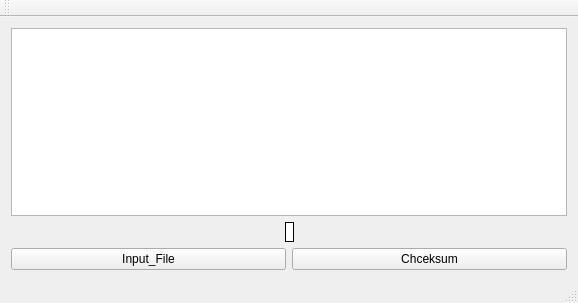
<?xml version="1.0" encoding="UTF-8"?>
<ui version="4.0">
 <class>MainWindow</class>
 <widget class="QMainWindow" name="MainWindow">
  <property name="geometry">
   <rect>
    <x>0</x>
    <y>0</y>
    <width>578</width>
    <height>303</height>
   </rect>
  </property>
  <property name="windowTitle">
   <string>MainWindow</string>
  </property>
  <widget class="QWidget" name="centralWidget">
   <layout class="QGridLayout" name="gridLayout">
    <item row="0" column="0">
     <layout class="QVBoxLayout" name="verticalLayout">
      <item>
       <widget class="QPlainTextEdit" name="plainTextEdit"/>
      </item>
      <item>
       <layout class="QHBoxLayout" name="horizontalLayout_2">
        <item>
         <spacer name="horizontalSpacer">
          <property name="orientation">
           <enum>Qt::Horizontal</enum>
          </property>
          <property name="sizeHint" stdset="0">
           <size>
            <width>40</width>
            <height>20</height>
           </size>
          </property>
         </spacer>
        </item>
        <item>
         <widget class="QLabel" name="Chcek_sum_lable">
          <property name="styleSheet">
           <string notr="true">QLabel{
 border: 1px solid black;
	font: 75 12pt &quot;Times New Roman&quot;;
background-color:white;
color:black


}</string>
          </property>
          <property name="text">
           <string/>
          </property>
          <property name="alignment">
           <set>Qt::AlignCenter</set>
          </property>
         </widget>
        </item>
        <item>
         <spacer name="horizontalSpacer_2">
          <property name="orientation">
           <enum>Qt::Horizontal</enum>
          </property>
          <property name="sizeHint" stdset="0">
           <size>
            <width>40</width>
            <height>20</height>
           </size>
          </property>
         </spacer>
        </item>
       </layout>
      </item>
      <item>
       <layout class="QHBoxLayout" name="horizontalLayout">
        <item>
         <widget class="QPushButton" name="pushButton_2">
          <property name="text">
           <string>Input_File</string>
          </property>
         </widget>
        </item>
        <item>
         <widget class="QPushButton" name="pushButton">
          <property name="text">
           <string>Chceksum</string>
          </property>
         </widget>
        </item>
       </layout>
      </item>
     </layout>
    </item>
   </layout>
  </widget>
  <widget class="QMenuBar" name="menuBar">
   <property name="geometry">
    <rect>
     <x>0</x>
     <y>0</y>
     <width>578</width>
     <height>21</height>
    </rect>
   </property>
  </widget>
  <widget class="QToolBar" name="mainToolBar">
   <attribute name="toolBarArea">
    <enum>TopToolBarArea</enum>
   </attribute>
   <attribute name="toolBarBreak">
    <bool>false</bool>
   </attribute>
  </widget>
  <widget class="QStatusBar" name="statusBar"/>
 </widget>
 <layoutdefault spacing="6" margin="11"/>
 <resources/>
 <connections/>
</ui>
